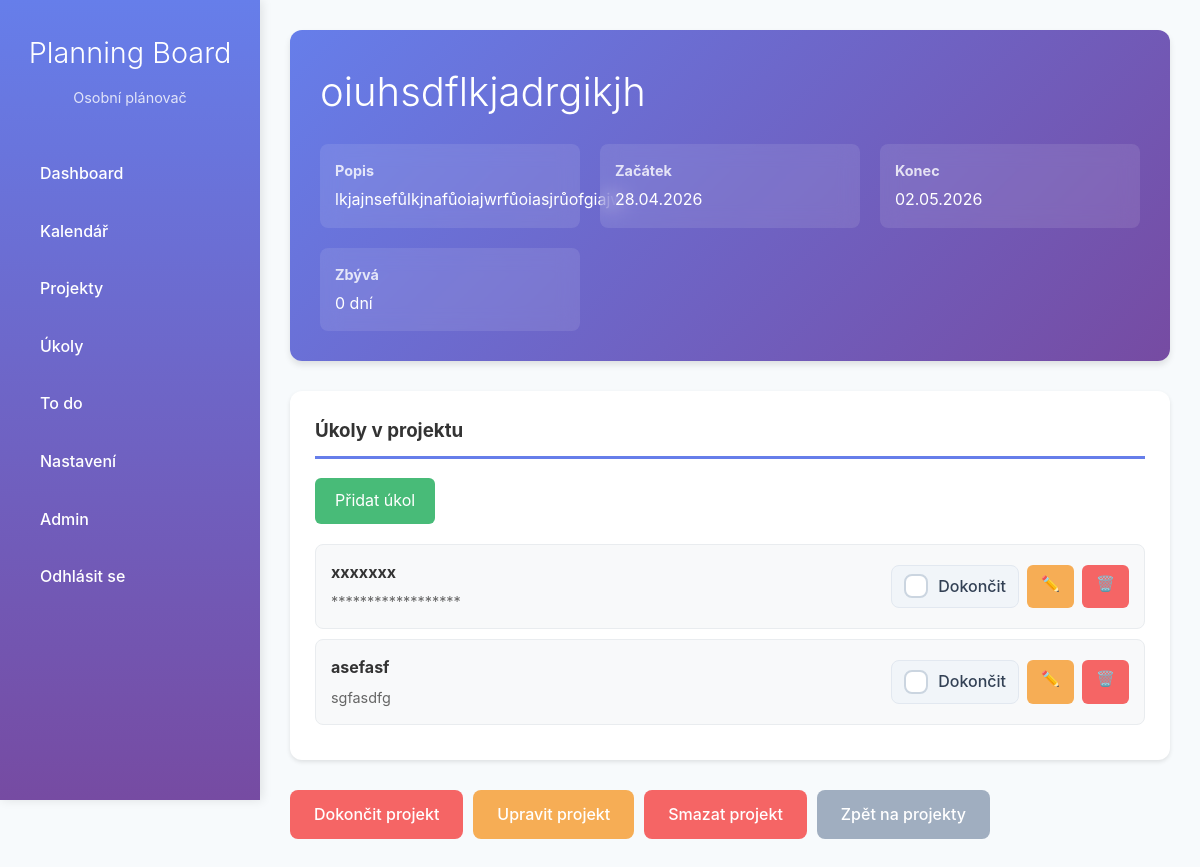
/tasks/projects/14/ (signed in), run on an earlier commit of the app's database.
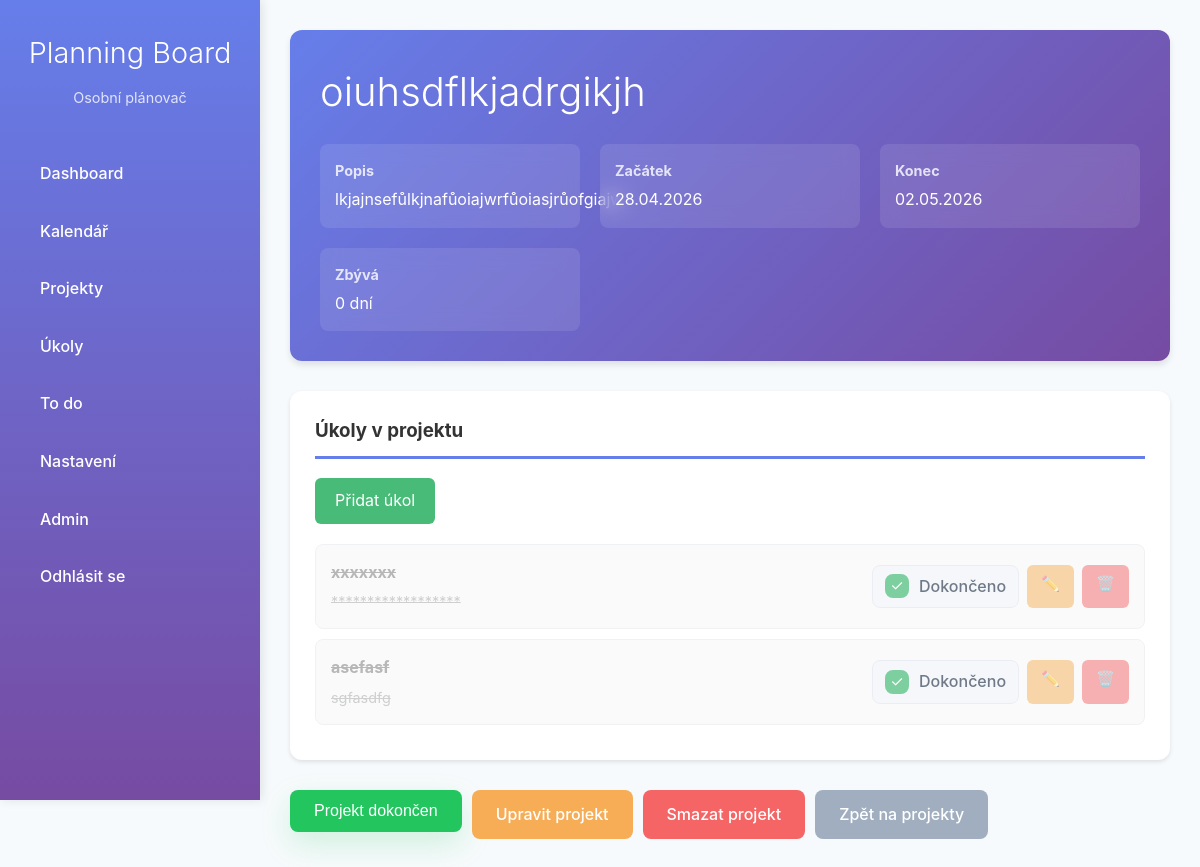
And on a later commit of the database.
### tasks/models.py (models this page shows, shortened)
class Task(models.Model):
    PRIORITY_HIGH = 1
    PRIORITY_MEDIUM = 2
    PRIORITY_LOW = 3
    PRIORITY_CHOICES = [
        (PRIORITY_HIGH, "Vysoká"),
        (PRIORITY_MEDIUM, "Střední"),
        (PRIORITY_LOW, "Nízká"),
    ]
    project = models.ForeignKey(Project, on_delete=models.CASCADE, related_name="tasks")
    user = models.ForeignKey(User, on_delete=models.CASCADE)
    title = models.CharField(max_length=255)
    description = models.TextField(blank=True)
    date = models.DateField()
    start_time = models.TimeField(null=True, blank=True)
    end_time = models.TimeField(null=True, blank=True)
    priority = models.IntegerField(choices=PRIORITY_CHOICES, default=PRIORITY_MEDIUM)
    completed = models.BooleanField(default=False)
    created_at = models.DateTimeField(auto_now_add=True)

### tasks/views.py (the view)
# urls.py: path("projects/<int:pk>/", views.project_detail, name="project_detail"),
@login_required
def project_detail(request, pk):
    project = get_object_or_404(Project, pk=pk, user=request.user)
    incomplete_tasks = project.tasks.filter(completed=False)
    incomplete_task_count = incomplete_tasks.count()
    return render(request, "tasks/project_detail.html", {
        "project": project,
        "incomplete_task_count": incomplete_task_count,
        "incomplete_tasks": incomplete_tasks,
    })

### tasks/models.py (called while the page is built)
    @property
    def remaining_days(self):
        from datetime import date
        today = date.today()
        return max(0, (self.end_date - today).days)

### tasks/templates/tasks/project_detail.html (shortened to what this page needs)
{% extends "base.html" %}
{% block content %}
<div class="project-header">
    <h1 class="project-title">{{ project.title }}</h1>
    <div class="project-meta">
        <div class="meta-item">
            <strong>Popis</strong>
            {{ project.description|default:"Bez popisu" }}
        </div>
        <div class="meta-item">
            <strong>Začátek</strong>
            {{ project.start_date|date:"d.m.Y" }}
        </div>
        <div class="meta-item">
            <strong>Konec</strong>
            {{ project.end_date|date:"d.m.Y" }}
        </div>
        <div class="meta-item">
            <strong>Zbývá</strong>
            {{ project.remaining_days }} dní
        </div>
    </div>
</div>
<div class="tasks-section">
    <h3>Úkoly v projektu</h3>
    <a href="{% url 'tasks:create_task_for_project' project.pk %}" class="add-task-btn">Přidat úkol</a>
    {% for task in project.tasks.all %}
        <div class="task-item{% if task.completed %} completed{% endif %}">
            <div class="task-info">
                <h4><a href="{% url 'tasks:task_detail' task.pk %}" style="color: inherit; text-decoration: none;">{{ task.title }}</a></h4>
                <p>
                    {% if task.description %}{{ task.description|truncatechars:100 }}{% endif %}
                </p>
            </div>
            <div class="task-actions">
                <label class="task-checkbox-label">
                    <span class="custom-task-checkbox"></span>
                    <span class="task-checkbox-text">{% if task.completed %}Dokončeno{% else %}Dokončit{% endif %}</span>
                </label>
                <a href="{% url 'tasks:edit_task' task.pk %}" class="btn-task btn-task-edit" title="Upravit">✏️</a>
                <a href="{% url 'tasks:delete_task' task.pk %}" class="btn-task btn-task-delete" title="Smazat">🗑️</a>
            </div>
        </div>
    {% empty %}
        <div class="empty-state">
            <p>Žádné úkoly v tomto projektu</p>
            <a href="{% url 'tasks:create_task_for_project' project.pk %}" class="btn btn-primary">Vytvořit první úkol</a>
        </div>
    {% endfor %}
</div>
<div class="action-buttons">
    {% if project.completed %}
        <form method="post" action="{% url 'tasks:toggle_project_completed' project.pk %}">
            <button type="submit" class="btn btn-success-active">Projekt dokončen</button>
        </form>
    {% elif incomplete_task_count > 0 %}
        <a href="{% url 'tasks:toggle_project_completed' project.pk %}" class="btn btn-danger">Dokončit projekt</a>
    {% else %}
        <form method="post" action="{% url 'tasks:toggle_project_completed' project.pk %}">
            {% csrf_token %}
            <button type="submit" class="btn btn-success">Dokončit projekt</button>
        </form>
    {% endif %}
    <a href="{% url 'tasks:edit_project' project.pk %}" class="btn btn-warning">Upravit projekt</a>
    <a href="{% url 'tasks:delete_project' project.pk %}" class="btn btn-danger">Smazat projekt</a>
    <a href="{% url 'tasks:project_list' %}" class="btn btn-secondary">Zpět na projekty</a>
</div>
{% endblock %}

What changed in the data, as far as the page shows it:
changed Project "oiuhsdflkjadrgikjh": completed False → True (drawn)
changed Task "xxxxxxx": completed "Dokončit" → "Dokončeno"
changed Task "asefasf": completed "Dokončit" → "Dokončeno"
Also different on the page:
text no longer shown: "Dokončit projekt"
text now shown: "Projekt dokončen"
